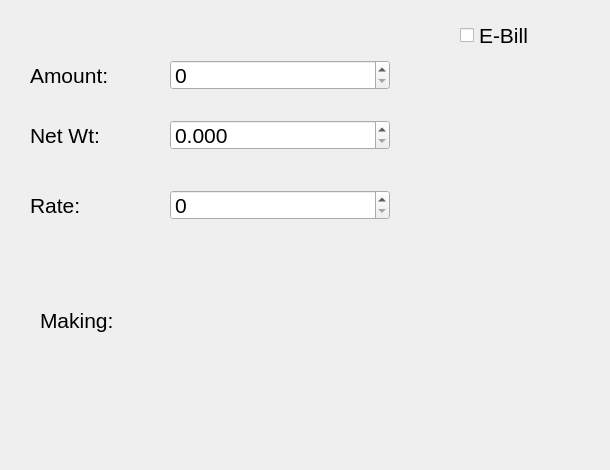
<?xml version="1.0" encoding="UTF-8"?>
<ui version="4.0">
 <class>Dialog</class>
 <widget class="QDialog" name="Dialog">
  <property name="geometry">
   <rect>
    <x>0</x>
    <y>0</y>
    <width>610</width>
    <height>470</height>
   </rect>
  </property>
  <property name="windowTitle">
   <string>Dialog</string>
  </property>
  <widget class="QLabel" name="label">
   <property name="geometry">
    <rect>
     <x>30</x>
     <y>60</y>
     <width>110</width>
     <height>30</height>
    </rect>
   </property>
   <property name="font">
    <font>
     <pointsize>16</pointsize>
    </font>
   </property>
   <property name="text">
    <string>Amount: </string>
   </property>
  </widget>
  <widget class="QLabel" name="label_2">
   <property name="geometry">
    <rect>
     <x>30</x>
     <y>190</y>
     <width>80</width>
     <height>30</height>
    </rect>
   </property>
   <property name="font">
    <font>
     <pointsize>16</pointsize>
    </font>
   </property>
   <property name="text">
    <string>Rate: </string>
   </property>
  </widget>
  <widget class="QLabel" name="label_3">
   <property name="geometry">
    <rect>
     <x>30</x>
     <y>120</y>
     <width>100</width>
     <height>30</height>
    </rect>
   </property>
   <property name="font">
    <font>
     <pointsize>16</pointsize>
    </font>
   </property>
   <property name="text">
    <string>Net Wt:</string>
   </property>
  </widget>
  <widget class="QCheckBox" name="EBill">
   <property name="geometry">
    <rect>
     <x>460</x>
     <y>20</y>
     <width>110</width>
     <height>30</height>
    </rect>
   </property>
   <property name="font">
    <font>
     <pointsize>16</pointsize>
    </font>
   </property>
   <property name="text">
    <string>E-Bill</string>
   </property>
  </widget>
  <widget class="QSpinBox" name="Mamount">
   <property name="geometry">
    <rect>
     <x>170</x>
     <y>60</y>
     <width>220</width>
     <height>30</height>
    </rect>
   </property>
   <property name="font">
    <font>
     <pointsize>16</pointsize>
    </font>
   </property>
   <property name="maximum">
    <number>9999999</number>
   </property>
  </widget>
  <widget class="QSpinBox" name="Mrate">
   <property name="geometry">
    <rect>
     <x>170</x>
     <y>190</y>
     <width>220</width>
     <height>30</height>
    </rect>
   </property>
   <property name="font">
    <font>
     <pointsize>16</pointsize>
    </font>
   </property>
   <property name="maximum">
    <number>9999999</number>
   </property>
  </widget>
  <widget class="QDoubleSpinBox" name="Mntwt">
   <property name="geometry">
    <rect>
     <x>170</x>
     <y>120</y>
     <width>220</width>
     <height>30</height>
    </rect>
   </property>
   <property name="font">
    <font>
     <pointsize>16</pointsize>
    </font>
   </property>
   <property name="decimals">
    <number>3</number>
   </property>
   <property name="maximum">
    <double>999.999000000000024</double>
   </property>
  </widget>
  <widget class="QLabel" name="Result">
   <property name="geometry">
    <rect>
     <x>40</x>
     <y>300</y>
     <width>460</width>
     <height>41</height>
    </rect>
   </property>
   <property name="font">
    <font>
     <pointsize>16</pointsize>
    </font>
   </property>
   <property name="text">
    <string>Making:</string>
   </property>
  </widget>
 </widget>
 <tabstops>
  <tabstop>Mamount</tabstop>
  <tabstop>Mntwt</tabstop>
  <tabstop>Mrate</tabstop>
  <tabstop>EBill</tabstop>
 </tabstops>
 <resources/>
 <connections/>
</ui>
